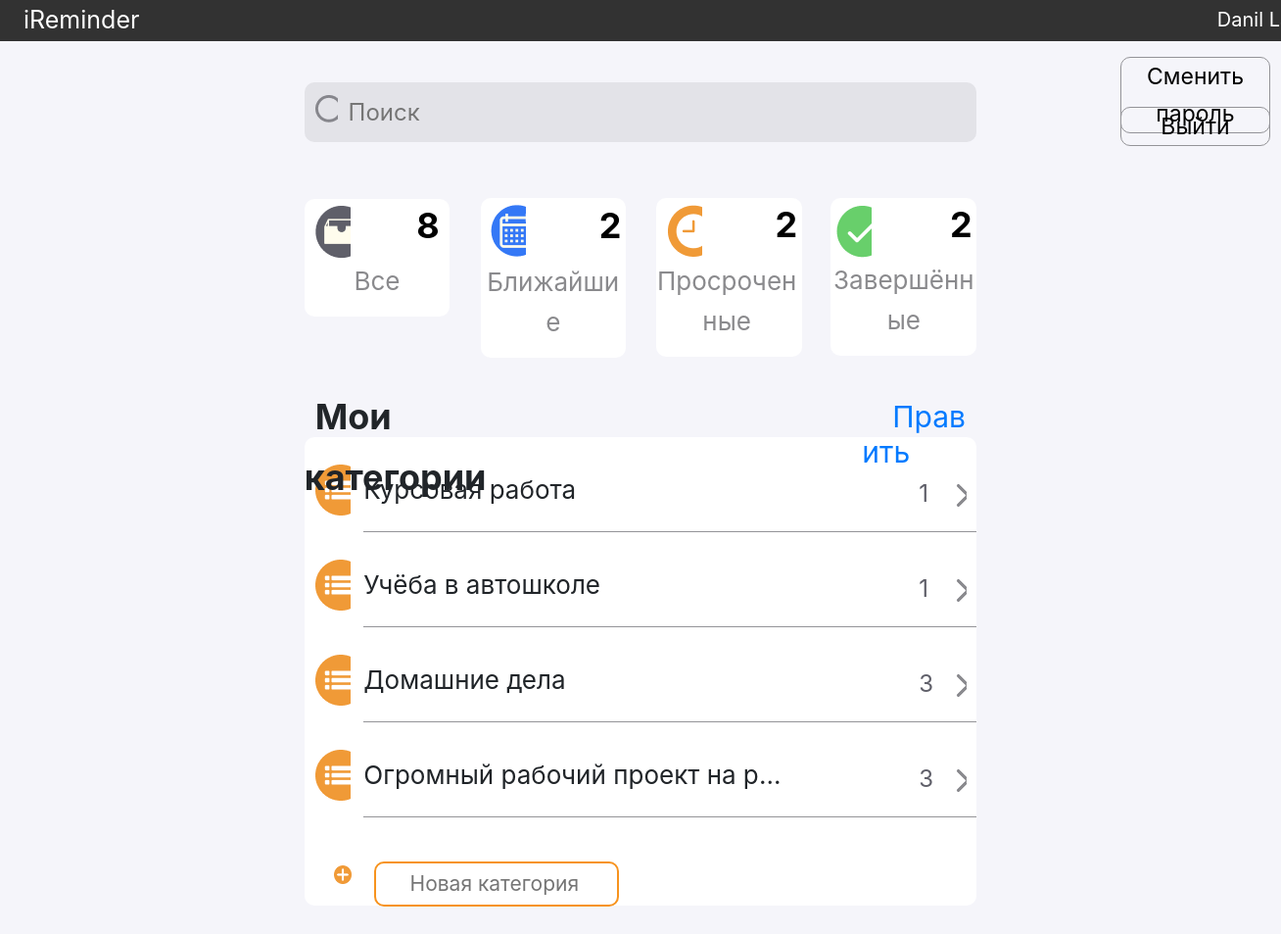
The page /main/ (signed in) on the database its author committed.
### reminders/models.py (models this page shows, shortened)
class Reminder_Category(models.Model):
    name = models.CharField(max_length=50)
    author = models.ForeignKey(User, on_delete=models.CASCADE)

### reminders/views.py (the view, shortened to what this page needs)
# urls.py: path('main/', MainView.as_view(), name='main'),
class MainView(View):
    def get(self, request):
        if not request.user.is_authenticated:
            raise Http404
        if request.user.is_superuser:
            return redirect('/admin/')
        context = {'title': 'Главное меню',
                   'user_fullname': get_header_name(request),
                   'all_reminders': len(get_user_reminder(request).exclude(completed=1)),
                   'near_of_date_reminders': len(get_user_reminder(request)
                                                 .filter(date_of_completion__gte=timezone.now())
                                                 .exclude(completed=1)),
                   'out_of_date_reminders': len(get_user_reminder(request)
                                                .filter(date_of_completion__lte=timezone.now())
                                                .exclude(date_of_completion=None)
                                                .exclude(completed=1)),
                   'completed_reminders': len(get_user_reminder(request)
                                              .filter(completed=1)),
                   'categories': get_categories(request),
                   }
        return render(request, 'main.html', context=context)

### reminders/templatetags/tags.py (called while the page is built)
@register.filter
def count_reminders(category_id):
    return len(Reminder.objects.filter(category_id=category_id).exclude(completed=1))

### reminders/views.py (called while the page is built)
def get_user_id(request):
    return User.objects.get(username=request.user.get_username())

def get_categories(request):
    return Reminder_Category.objects.filter(author_id=get_user_id(request))

def get_user_reminder(request):
    return Reminder.objects.filter(category__author=get_user_id(request))

def get_header_name(request):
    if request.user.get_full_name():
        return request.user.get_full_name()
    else:
        return request.user.username

### templates/main.html (shortened to what this page needs)
{% extends 'layout.html' %}
{% load tags %}
{% load static %}
{% block content %}
   <div class="clearfix colelem" id="header_bottom">
    <div class="rounded-corners clearfix grpelem" id="search_field">
        <form action="{% url 'search' %}">
            <button class="clip_frame grpelem" id="u106">
                <img class="block" id="u106_img" src="{% static 'images/loupe.png' %}" alt="Значок лупы"/>
            </button>
            <input name="search_name" class="clearfix grpelem" id="u116-4" placeholder="Поиск" required>
        </form>
    </div>
   <a class="reset nonblock nontext rounded-corners clearfix grpelem" id="reset" href="{% url 'password_change' %}">Сменить пароль</a>
   <a class="reset nonblock nontext rounded-corners clearfix grpelem" id="logout" href="{% url 'logout' %}">Выйти</a>
   </div>
   <div class="clearfix colelem" id="filter_buttons">
    <form action="{% url 'filter' 'all' %}">
        <button class="rounded-corners clearfix grpelem" id="u119">
         <div class="clearfix colelem" id="pu125">
          <div class="clip_frame grpelem" id="u125">
           <img class="block" id="u125_img" src="{% static 'images/box.png' %}" alt="Значок"/>
          </div>
          <div class="clearfix grpelem" id="u122-4">
           <p>{{ all_reminders}}</p>
          </div>
         </div>
         <div class="clearfix colelem" id="u135-4">
          <p>Все</p>
         </div>
        </button>
    </form>
    <form action="{% url 'filter' 'near_of_date' %}">
        <button class="rounded-corners clearfix grpelem" id="u138">
     <div class="position_content" id="u138_position_content">
      <div class="clearfix colelem" id="pu165">
       <div class="clip_frame grpelem" id="u165">
        <img class="block" id="u165_img" src="{% static 'images/calendar.png' %}" alt="Значок"/>
       </div>
       <div class="clearfix grpelem" id="u147-5">
        <p id="u147-3"><span id="u147">&nbsp;</span><span id="u147-2">{{ near_of_date_reminders }}</span></p>
       </div>
      </div>
      <div class="clearfix colelem" id="u156-4">
       <p>Ближайшие</p>
      </div>
     </div>
    </button>
    </form>
    <form action="{% url 'filter' 'out_of_date' %}">
        <button class="rounded-corners clearfix grpelem" id="u141">
     <div class="clearfix colelem" id="pu175">
      <div class="clip_frame grpelem" id="u175">
       <img class="block" id="u175_img" src="{% static 'images/time.png' %}" alt="Значок"/>
      </div>
      <div class="clearfix grpelem" id="u150-5">
       <p id="u150-3"><span id="u150">&nbsp;</span><span id="u150-2">{{ out_of_date_reminders }}</span></p>
      </div>
     </div>
     <div class="clearfix colelem" id="u159-4">
      <p id="u159-2">Просроченные</p>
     </div>
    </button>
    </form>
    <form action="{% url 'filter' 'completed' %}">
        <button class="rounded-corners clearfix grpelem" id="u144">
     <div class="clearfix colelem" id="pu185">
      <div class="clip_frame grpelem" id="u185">
       <img class="block" id="u185_img" src="{% static 'images/check.png' %}" alt="Значок"/>
      </div>
      <div class="clearfix grpelem" id="u153-5">
       <p id="u153-3"><span id="u153">&nbsp;</span><span id="u153-2">{{ completed_reminders }}</span></p>
      </div>
     </div>
     <div class="clearfix colelem" id="u162-4">
      <p>Завершённые</p>
     </div>
    </button>
    </form>
   </div>
   <div id="categories_list" class="clearfix colelem">
       <div id="categories_list__header">
           <p class="clearfix grpelem">Мои категории</p>
           <a class="clearfix grpelem" id="redact_btn" type="button">Править</a>
       </div>
        <div id="categories_list__content" class="rounded-corners clearfix grpelem">
            <ul class="categories">
                {% for cat in categories %}
                <li class="category clearfix">
                    <div class="category_icon clip_frame grpelem">
                     <img src="{% static 'images/list.png' %}" alt="Значок"/>
                    </div>
                    <div class="category__content clearfix grpelem" >
                        <div class="pu566-4 clearfix colelem">
                            <div class="category_name clearfix grpelem">
                                <p>{{ cat.name }}</p>
                            </div>
                            <div class="category_count clearfix grpelem">
                                <p>{{ cat.id|count_reminders }}</p>
                            </div>
                            <a class="category_arrow nonblock nontext clip_frame grpelem" href="{% url 'reminders' cat.id %}"><img src="{% static 'images/arrow.png' %}" alt="Перейти к событиям"/></a>
                        </div>
                        <div class="line_list colelem"></div>
                    </div>
                </li>
                {% endfor %}
            </ul>
            <form method="post">
            <div class="clearfix colelem" id="Add_Category">
                <button type="submit" class="clip_frame grpelem" id="u450">
                    <img class="block" id="u450_img" src="{% static 'images/plus.png' %}" alt="Добавить событие"/>
                </button>
                <input class="nonblock nontext rounded-corners clearfix grpelem" id="input_category" name="name" placeholder="Новая категория" required>
            </div>
            </form>
        </div>
   </div>
{% endblock %}

### templates/layout.html (shortened to what this page needs)
{% load static %}
<!DOCTYPE html>
<html lang="ru-RU">
<head>
    <link href="{% static 'css/site_global.css' %}" rel="stylesheet" type="text/css"/>
    <link href="{% static 'css/guest.css' %}" rel="stylesheet" type="text/css"/>
    <link href="{% static 'css/auth.css' %}" rel="stylesheet" type="text/css"/>
    <link href="{% static 'css/registration.css' %}" rel="stylesheet" type="text/css"/>
    <link href="{% static 'css/main.css' %}" rel="stylesheet" type="text/css"/>
    <link  rel="stylesheet"  href="http://maxcdn.bootstrapcdn.com/bootstrap/4.0.0/css/bootstrap.min.css"
>
</head>
<body>
    <div id="header">
        <a class="clearfix grpelem" href="/">iReminder</a>
        <a class="clearfix grpelem">{{ user_fullname }}</a>
    </div>
   {% block content %}
   {% endblock %}
</body>
</html>

### reminders/static/css/site_global.css (style rules this page uses)
html { min-height: 100%; min-width: 100%; -ms-text-size-adjust: none; }
body, div, dl, dt, dd, ul, ol, li, nav, h1, h2, h3, h4, h5, h6, pre, code, form, fieldset, legend, input, button, textarea, p, blockquote, th, td, a { margin: 0px; padding: 0px; border-width: 0px; border-style: solid; border-color: transparent; -webkit-transform-origin: left top; -ms-transform-origin: left top; -o-transform-origin: left top; transform-origin: left top; background-repeat: no-repeat; }
fieldset, img { border: 0px; border-style: solid; -webkit-transform-origin: left top; -ms-transform-origin: left top; -o-transform-origin: left top; transform-origin: left top; }
li { list-style: none; }
input, button, textarea, select, optgroup, option { font-family: inherit; font-size: inherit; font-style: inherit; font-weight: inherit; }
body { font-family: Arial, Helvetica Neue, Helvetica, sans-serif; text-align: left; font-size: 14px; line-height: 17px; word-wrap: break-word; text-rendering: optimizeLegibility; -moz-font-feature-settings: 'liga'; -ms-font-feature-settings: 'liga'; -webkit-font-feature-settings: 'liga'; font-feature-settings: 'liga'; }
a:link { color: #0000FF; text-decoration: underline; }
a.nontext { color: black; text-decoration: none; font-style: normal; font-weight: normal; }
.colelem { display: inline; float: left; clear: both; }
.clearfix:after { content: "\0020"; visibility: hidden; display: block; height: 0px; clear: both; }
.clip_frame { overflow: hidden; }
.position_content, .excludeFromNormalFlow { float: left; }
.MenuBar .SubMenuVisible, .MenuBarVertical .SubMenuVisible, .MenuBar .SubMenu .SubMenuVisible, .popup_element.Active, span.actAsPara, .actAsDiv, a.nonblock.nontext, img.block { display: block; }
.grpelem, .accordion_wrapper { display: inline; float: left; }
p, h1, h2, h3, h4, h5, h6, ol, ul, span.actAsPara { max-height: 1000000px; }
@media screen and (-webkit-min-device-pixel-ratio:0) { body { text-rendering: auto; } }

### reminders/static/css/guest.css (style rules this page uses)
html { z-index: 1; min-height: 925px; background-image: none; border-width: 0px; border-color: #000000; background-color: #F5F5FA; padding-bottom: 25px; width: 100%; max-width: 1920px; margin-left: auto; margin-right: auto; }
#header { z-index: 2; min-height: 42px; background-color: #323232; }
#header a { z-index: 3; min-height: 42px; background-color: transparent; font-size: 25px; line-height: 41px; color: #FFFFFF; text-indent: 24px; position: relative; width: auto; text-decoration: none; }
#header a:last-child { font-size: 20px; left: 82.3%; }

### reminders/static/css/auth.css (style rules this page uses)
html { z-index: 1; min-height: 466.70000000000005px; background-image: none; border-width: 0px; border-color: #000000; background-color: #F5F5FA; padding-bottom: 479.29999999999995px; width: 100%; max-width: 1920px; margin-left: auto; margin-right: auto; }

### reminders/static/css/registration.css (style rules this page uses)
body { position: relative; min-width: 320px; }

### rows shown on the page
Reminder_Category: name "Курсовая работа", id|count_reminders "1"
Reminder_Category: name "Учёба в автошколе", id|count_reminders "1"
Reminder_Category: name "Домашние дела", id|count_reminders "3"
Reminder_Category: name "Огромный рабочий проект на р…", id|count_reminders "3"

### other values the page prints
{{ user_fullname }} "Danil…"
{{ all_reminders }} "8"
{{ near_of_date_reminders }} "2"
{{ out_of_date_reminders }} "2"
{{ completed_reminders }} "2"
